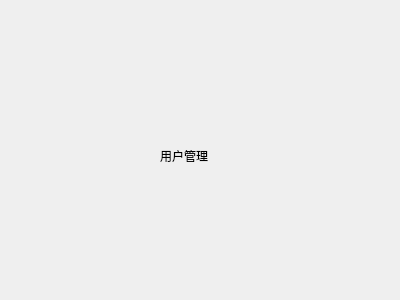
<?xml version="1.0" encoding="UTF-8"?>
<ui version="4.0">
 <class>userWidget</class>
 <widget class="QWidget" name="userWidget">
  <property name="geometry">
   <rect>
    <x>0</x>
    <y>0</y>
    <width>400</width>
    <height>300</height>
   </rect>
  </property>
  <property name="windowTitle">
   <string>Form</string>
  </property>
  <widget class="QLabel" name="label">
   <property name="geometry">
    <rect>
     <x>160</x>
     <y>150</y>
     <width>54</width>
     <height>12</height>
    </rect>
   </property>
   <property name="text">
    <string>用户管理</string>
   </property>
  </widget>
 </widget>
 <resources/>
 <connections/>
</ui>
